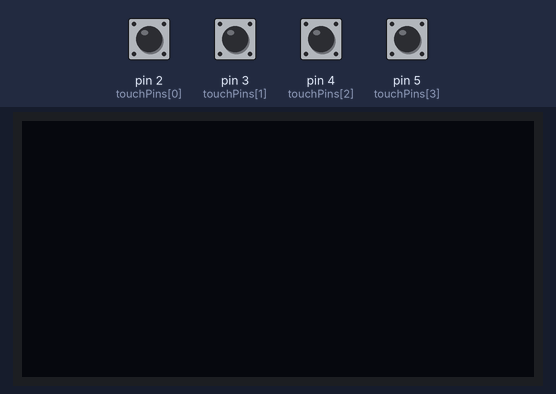
Simulated run of this sketch. Board: Arduino Uno, built with avr-gcc and run on an emulated ATmega328P. Parts: 128×64 one-colour display. The test bench sets the inputs (shaded band); at power-on: pin 2 (touchPins[0]), pin 3 (touchPins[1]), pin 4 (touchPins[2]), pin 5 (touchPins[3]) LOW. The OLED is the two-colour kind (top 16 rows yellow).

Above: at 1.2 s.
1.3 s: pin 2 (touchPins[0]) pulled HIGH for 1 s
At 2.6 s:
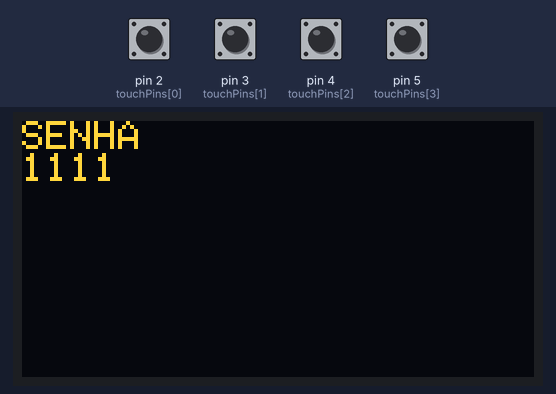
3.8 s: pin 3 (touchPins[1]) pulled HIGH for 1 s
At 5.8 s:
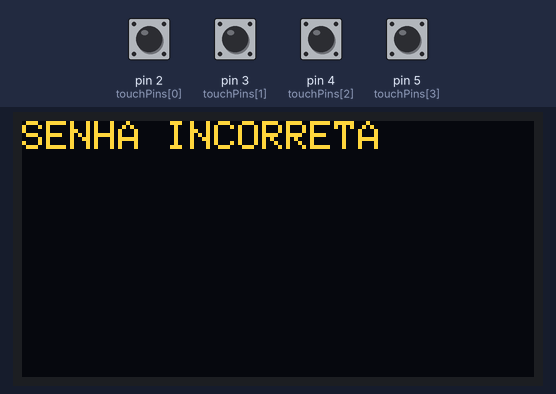
6.3 s: pin 4 (touchPins[2]) pulled HIGH for 1 s
At 8.3 s:
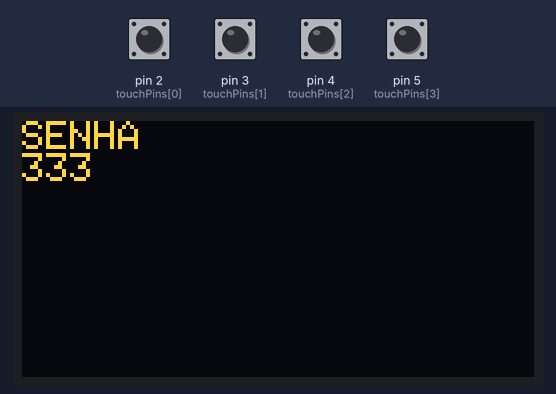
8.8 s: pin 5 (touchPins[3]) pulled HIGH for 0.15 s
At 9.4 s:
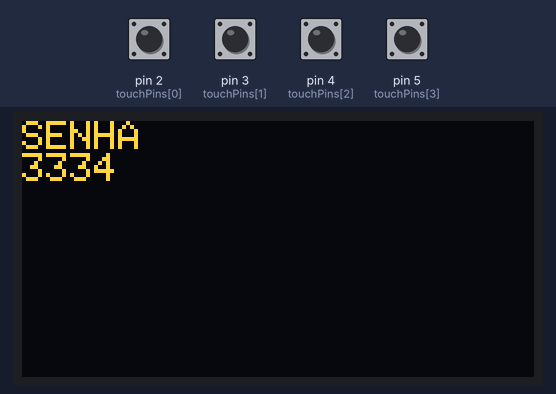
10.4 s: pin 2 (touchPins[0]) pulled HIGH for 0.15 s
12.0 s: pin 3 (touchPins[1]) pulled HIGH for 0.15 s
At 12.19 s:
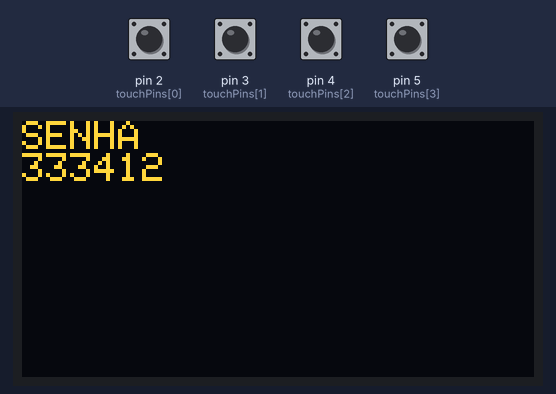
Timing chart, 0 to 14.8 s (numbered marks = the images above; inputs shaded):
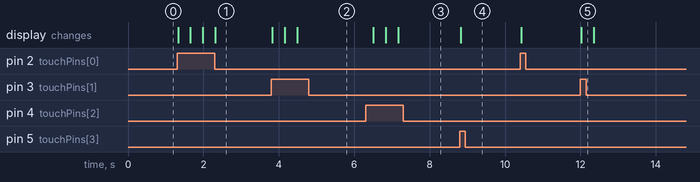

Measured:
- after the input at 1.3 s, the display: first changes at once (image 1 shows a later state)
- after the input at 3.8 s, the display: first changes at once (image 2 shows a later state)
- after the input at 6.3 s, the display: first changes after 0.21 s (image 3 shows a later state)
- after the input at 8.8 s, the display: changes at once (image 4)
- after the input at 12.0 s, the display: changes at once (image 5)

The sketch:

SENSOR_TOUCH_COM_OLED.ino
```cpp
#include <Wire.h>
#include <Adafruit_GFX.h>
#include <Adafruit_SH1106.h>

#define SCREEN_WIDTH 128
#define SCREEN_HEIGHT 64
#define OLED_RESET    -1
Adafruit_SH1106 display(OLED_RESET);

const int touchPins[] = {2, 3, 4, 5};
const String password = "423123";
String input = "";
int ledCount = 0;

void setup() {
  Serial.begin(9600);

  display.begin(SH1106_SWITCHCAPVCC, 0x3C);
  display.clearDisplay();
  display.setTextSize(1);
  display.setTextColor(WHITE);

  for (int i = 0; i < 4; i++) {
    pinMode(touchPins[i], INPUT);
  }
}

void loop() {

  for (int i = 0; i < 4; i++) {
    if (digitalRead(touchPins[i]) == HIGH) {

      input += String(i + 1);
      display.clearDisplay();
      display.setCursor(0, 0);
      display.println("SENHA");
      display.println(input);
      display.display();
      delay(300);
    }
  }

  if (input.length() == 6) {
    display.clearDisplay();
    display.setCursor(0, 0);
    if (input == password) {
      display.println("SENHA CORRETA");
    } else {
      display.println("SENHA INCORRETA");
    }
    display.display();

    input = "";
    delay(2000);
    display.clearDisplay();}}
```
